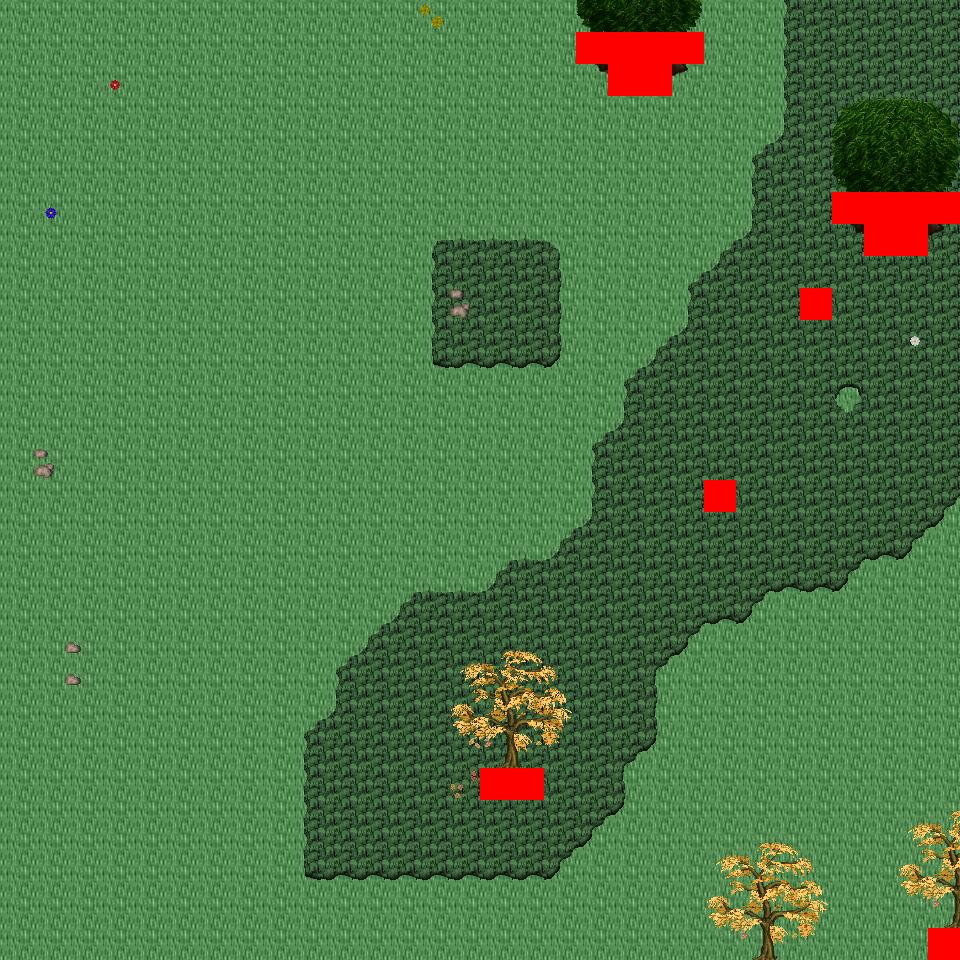

This game map was drawn from its Tiled (.tmx) file and the tilesets committed beside it. A one-line description and the trimmed map source follow:
An orthogonal 30x30 tile map with 32x32 px tiles, 6 tile layers (Ground, Object, Object2, Above, ...), 20 tilesets and 3 objects (3x mapExit).

<map version="1.0" orientation="orthogonal" renderorder="right-down" width="30" height="30" tilewidth="32" tileheight="32" nextobjectid="4">
  <tileset firstgid="1" name="tileset_logic_collision" tilewidth="32" tileheight="32" tilecount="1" columns="1">
    <image source="../drawable/tileset_logic_collision.png" width="32" height="32" />
  </tileset>
  <tileset firstgid="2" name="tileset_ground_ground" tilewidth="32" tileheight="32" tilecount="33" columns="3">
    <image source="../drawable/tileset_ground_ground.png" width="96" height="352" />
  </tileset>
  <tileset firstgid="35" name="tileset_ground_rock_pebbles" tilewidth="32" tileheight="32" tilecount="3" columns="1">
    <image source="../drawable/tileset_ground_rock_pebbles.png" width="32" height="96" />
  </tileset>
  <tileset firstgid="38" name="tileset_ground_grass_corners" tilewidth="32" tileheight="32" tilecount="24" columns="6">
    <image source="../drawable/tileset_ground_grass_corners.png" width="192" height="128" />
  </tileset>
  <tileset firstgid="62" name="tileset_ground_grass_edges" tilewidth="32" tileheight="32" tilecount="36" columns="12">
    <image source="../drawable/tileset_ground_grass_edges.png" width="384" height="96" />
  </tileset>
  <tileset firstgid="98" name="tileset_ground_grass_2" tilewidth="32" tileheight="32" tilecount="21" columns="3">
    <image source="../drawable/tileset_ground_grass_2.png" width="96" height="224" />
  </tileset>
  <tileset firstgid="119" name="tileset_plant_leaves" tilewidth="32" tileheight="32" tilecount="8" columns="4">
    <image source="../drawable/tileset_plant_leaves.png" width="128" height="64" />
  </tileset>
  <tileset firstgid="127" name="tileset_plant_tree_tree_darkgreen" tilewidth="32" tileheight="32" tilecount="88" columns="8">
    <image source="../drawable/tileset_plant_tree_tree_darkgreen.png" width="256" height="352" />
  </tileset>
  <tileset firstgid="215" name="tileset_plant_tree_fall_trees" tilewidth="32" tileheight="32" tilecount="40" columns="8">
    <image source="../drawable/tileset_plant_tree_fall_trees.png" width="256" height="160" />
  </tileset>
  <tileset firstgid="255" name="tileset_plant_tree_pine_tree" tilewidth="32" tileheight="32" tilecount="20" columns="4">
    <image source="../drawable/tileset_plant_tree_pine_tree.png" width="128" height="160" />
  </tileset>
  <tileset firstgid="275" name="tileset_plant_stump_hollow_logs" tilewidth="32" tileheight="32" tilecount="6" columns="3">
    <image source="../drawable/tileset_plant_stump_hollow_logs.png" width="96" height="64" />
  </tileset>
  <tileset firstgid="281" name="tileset_plant_stump_small_stump" tilewidth="32" tileheight="32" tilecount="4" columns="2">
    <image source="../drawable/tileset_plant_stump_small_stump.png" width="64" height="64" />
  </tileset>
  <tileset firstgid="285" name="tileset_plant_stump_stump_purple" tilewidth="32" tileheight="32" tilecount="4" columns="2">
    <image source="../drawable/tileset_plant_stump_stump_purple.png" width="64" height="64" />
  </tileset>
  <tileset firstgid="289" name="tileset_plant_flower_daisy_blue" tilewidth="32" tileheight="32" tilecount="8" columns="2">
    <image source="../drawable/tileset_plant_flower_daisy_blue.png" width="64" height="128" />
  </tileset>
  <tileset firstgid="297" name="tileset_plant_flower_daisy_red" tilewidth="32" tileheight="32" tilecount="8" columns="2">
    <image source="../drawable/tileset_plant_flower_daisy_red.png" width="64" height="128" />
  </tileset>
  <tileset firstgid="305" name="tileset_plant_flower_daisy_white" tilewidth="32" tileheight="32" tilecount="8" columns="2">
    <image source="../drawable/tileset_plant_flower_daisy_white.png" width="64" height="128" />
  </tileset>
  <tileset firstgid="313" name="tileset_plant_flower_daisy_yellow" tilewidth="32" tileheight="32" tilecount="8" columns="2">
    <image source="../drawable/tileset_plant_flower_daisy_yellow.png" width="64" height="128" />
  </tileset>
  <tileset firstgid="321" name="tileset_logic_creature_animal" tilewidth="32" tileheight="32" tilecount="32" columns="8">
    <image source="../drawable/tileset_logic_creature_animal.png" width="256" height="128" />
  </tileset>
  <tileset firstgid="353" name="tileset_logic_creature_reptile" tilewidth="32" tileheight="32" tilecount="7" columns="7">
    <image source="../drawable/tileset_logic_creature_reptile.png" width="224" height="32" />
  </tileset>
  <tileset firstgid="360" name="tileset_logic_creature_fowl" tilewidth="32" tileheight="32" tilecount="6" columns="6">
    <image source="../drawable/tileset_logic_creature_fowl.png" width="192" height="32" />
  </tileset>
  <layer name="Ground" width="30" height="30">
    <data>[900 cells, 900 non-empty, 2 distinct tile ids]</data>
  </layer>
  <layer name="Object" width="30" height="30">
    <data>[900 cells, 121 non-empty, 29 distinct tile ids]</data>
  </layer>
  <layer name="Object2" width="30" height="30">
    <data>[900 cells, 10 non-empty, 6 distinct tile ids]</data>
  </layer>
  <layer name="Above" width="30" height="30">
    <data>[900 cells, 56 non-empty, 28 distinct tile ids]</data>
  </layer>
  <layer name="Above2" width="30" height="30">
    <data>[900 cells, 0 non-empty, 0 distinct tile ids]</data>
  </layer>
  <layer name="Walkable" width="30" height="30">
    <data>[900 cells, 17 non-empty, 1 distinct tile ids]</data>
  </layer>
  <objectgroup name="MapEvents">
    <object id="1" name="north" type="mapExit" x="0" y="0" width="960" height="32">
      <properties>
        <property name="map" value="level_0_x38_y26" />
        <property name="x" value="0" />
        <property name="y" value="28" />
      </properties>
    </object>
    <object id="2" name="south" type="mapExit" x="0" y="928" width="928" height="32">
      <properties>
        <property name="map" value="level_0_x38_y28" />
        <property name="x" value="0" />
        <property name="y" value="1" />
      </properties>
    </object>
    <object id="3" name="west" type="mapExit" x="0" y="0" width="32" height="960">
      <properties>
        <property name="map" value="level_0_x37_y27" />
        <property name="x" value="28" />
        <property name="y" value="0" />
      </properties>
    </object>
  </objectgroup>
</map>
